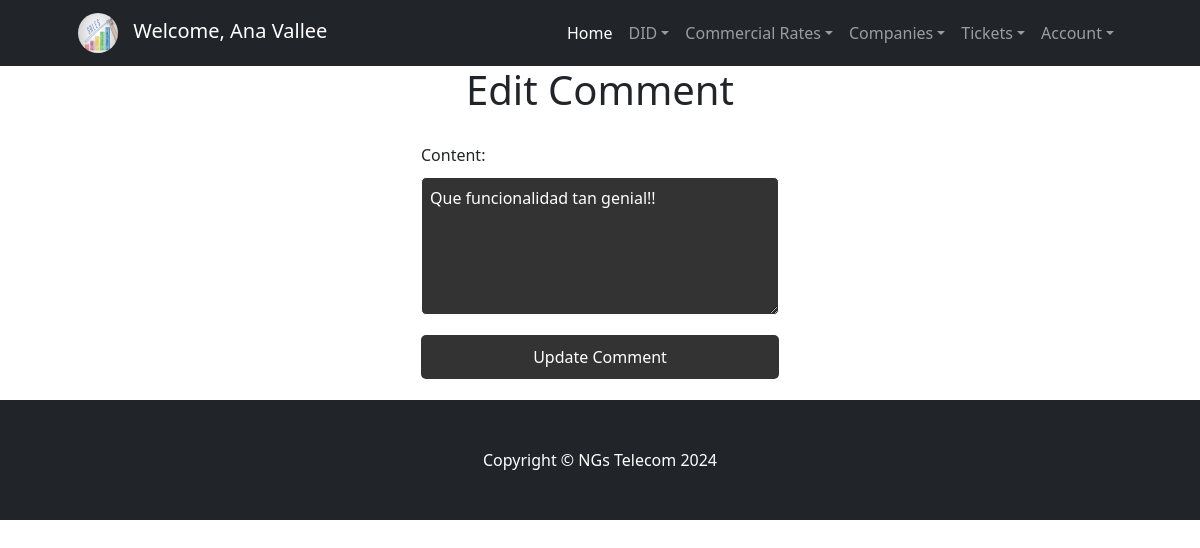
/DIDs/Comment/Edit/2/ (signed in), run on the app's committed database.
### accounts/models.py (models this page shows, shortened)
class CustomUser(AbstractUser):
    email = models.EmailField(unique=True)
    is_technical = models.BooleanField(default=False)
    is_commercial = models.BooleanField(default=False)
    avatar = models.ImageField(upload_to='avatars/', null=True, blank=True)  # Nuevo campo para el avatar
    USERNAME_FIELD = 'username'
    REQUIRED_FIELDS = ['email', 'first_name', 'last_name']

### DIDs/models.py (models this page shows, shortened)
class Comment(models.Model):
    ticket = models.ForeignKey(TroubleTicket, related_name='comments', on_delete=models.CASCADE)
    author = models.ForeignKey(User, on_delete=models.CASCADE)
    content = models.TextField()
    created_at = models.DateTimeField(auto_now_add=True)

### DIDs/views.py (the view, shortened to what this page needs)
# urls.py: path('Comment/Edit/<int:pk>/', EditCommentView.as_view(), name='edit_comment'),
@method_decorator(login_required, name='dispatch')
@method_decorator(technical_or_commercial_or_superuser_required, name='dispatch')
class EditCommentView(View):
    def get(self, request, pk):
        comment = get_object_or_404(Comment, pk=pk)
        return render(request, 'dids/CommentEdit.html', {'comment': comment})

### DIDs/templates/dids/CommentEdit.html (shortened to what this page needs)
<!DOCTYPE html>
<html lang="en">
<head>
</head>
<body>
    {% extends "dids/inicio.html" %} {% load static %}
    {% block contenidoQueCambia %}
    <h1>Edit Comment</h1>
    <form method="post">
        <label for="content">Content:</label>
        <textarea name="content" id="content" rows="5" required>{{ comment.content }}</textarea>
        <input type="submit" value="Update Comment">
    </form>
    {% endblock %}

### DIDs/templates/dids/inicio.html (shortened to what this page needs)
{% load static %}
<!DOCTYPE html>
<html lang="en">
<head>
    <link href="https://cdn.jsdelivr.net/npm/bootstrap-icons@1.4.1/font/bootstrap-icons.css" rel="stylesheet" />
    <link href="css/styles.css" rel="stylesheet" />
    <link href="{% static 'dids/css/styles.css' %}" rel="stylesheet" />
</head>
<body>
    <nav class="navbar navbar-expand-lg navbar-dark bg-dark">
        <div class="container px-lg-5">
            {% if user.is_authenticated %}
                <div class="navbar-brand">
                    {% if user.avatar %}
                        <img src="{{ user.avatar.url }}" alt="Avatar" class="avatar" style="border-radius: 50%; width: 40px; height: 40px; margin-right: 10px;">
                    {% else %}
                        <img src="{% static 'default-avatar.png' %}" alt="Avatar" class="avatar" style="border-radius: 50%; width: 40px; height: 40px; margin-right: 10px;">
                    {% endif %}
                    Welcome, {{ user.first_name }} {{ user.last_name }}
                </div>
            {% else %}
                <a class="navbar-brand" href="#!">NGs Telecom</a>
            {% endif %}
            <div class="collapse navbar-collapse" id="navbarSupportedContent">
                <ul class="navbar-nav ms-auto mb-2 mb-lg-0">
                    <li class="nav-item">
                        <a class="nav-link active" aria-current="page" href="{% url 'Inicio' %}">Home</a>
                    </li>
                    {% if user.is_authenticated %}
                        {% if user.is_technical %}
                            <li class="nav-item dropdown">
                                <a class="nav-link dropdown-toggle" href="#" id="navbarDropdownDID" role="button" data-bs-toggle="dropdown"
                                    aria-expanded="false">DID</a>
                                <ul class="dropdown-menu" aria-labelledby="navbarDropdownDID">
                                    <li><a class="dropdown-item" href="{% url 'RegDIDs' %}">New Number</a></li>
                                    <li><a class="dropdown-item" href="{% url 'BusDIDs' %}">Search Number</a></li>
                                    <li><a class="dropdown-item" href="{% url 'BusDIDsByCompany' %}">Edit Numbers</a></li>
                                </ul>
                            </li>
                            <li class="nav-item dropdown">
                                <a class="nav-link dropdown-toggle" href="#" id="navbarDropdownRates" role="button" data-bs-toggle="dropdown"
                                    aria-expanded="false">Commercial Rates</a>
                                <ul class="dropdown-menu" aria-labelledby="navbarDropdownRates">
                                    <li><a class="dropdown-item" href="{% url 'RegTar' %}">New Offer</a></li>
                                    <li><a class="dropdown-item" href="{% url 'BusTar' %}">Search Rate</a></li>
                                </ul>
                            </li>
                            <li class="nav-item dropdown">
                                <a class="nav-link dropdown-toggle" href="#" id="navbarDropdownCompanies" role="button" data-bs-toggle="dropdown"
                                    aria-expanded="false">Companies</a>
                                <ul class="dropdown-menu" aria-labelledby="navbarDropdownCompanies">
                                    <li><a class="dropdown-item" href="{% url 'RegComp' %}">New Company</a></li>
                                    <li><a class="dropdown-item" href="{% url 'BusComp' %}">Search Company</a></li>
                                </ul>
                            </li>
                        {% elif user.is_commercial %}
                            <li class="nav-item dropdown">
                                <a class="nav-link dropdown-toggle" href="#" id="navbarDropdownDID" role="button" data-bs-toggle="dropdown"
                                    aria-expanded="false">DID</a>
                            </li>
                            <li class="nav-item dropdown">
                                <a class="nav-link dropdown-toggle" href="#" id="navbarDropdownRates" role="button" data-bs-toggle="dropdown"
                                    aria-expanded="false">Commercial Rates</a>
                            </li>
                            <li class="nav-item dropdown">
                                <a class="nav-link dropdown-toggle" href="#" id="navbarDropdownCompanies" role="button" data-bs-toggle="dropdown"
                                    aria-expanded="false">Companies</a>
                            </li>
                        {% endif %}
                        <li class="nav-item dropdown">
                            <a class="nav-link dropdown-toggle" href="#" id="navbarDropdownTickets" role="button" data-bs-toggle="dropdown"
                                aria-expanded="false">Tickets</a>
                        </li>
                        <li class="nav-item dropdown">
                            <a class="nav-link dropdown-toggle" href="#" id="navbarDropdownAccount" role="button" data-bs-toggle="dropdown"
                                aria-expanded="false">Account</a>
                        </li>
                    {% else %}
                        <li class="nav-item">
                            <a class="nav-link" href="{% url 'Login' %}">Sign In</a>
                        </li>
                    {% endif %}
                </ul>
            </div>
        </div>
    </nav>
    {% block contenidoQueCambia %}{% endblock %}
<footer class="py-5 bg-dark">
    <div class="container">
        <p class="m-0 text-center text-white">Copyright &copy; NGs Telecom 2024</p>
    </div>
</footer>
</body>
</html>

### DIDs/templates/dids/CommentEdit.html (style rules this page uses)
body { background-color: black; color: white; font-family: Arial, sans-serif; }
form { max-width: 400px; margin: 0 auto; padding: 20px; border: 1px solid white; border-radius: 10px; }
h1 { text-align: center; }
label, input, textarea { display: block; width: 100%; margin-bottom: 10px; }
textarea { padding: 8px; border-radius: 5px; border: 1px solid white; background-color: #333; color: white; }
input[type="submit"] { padding: 10px 20px; border: none; border-radius: 5px; background-color: #333; color: white; cursor: pointer; margin-top: 20px; }

### data on the page
CustomUser: avatar (picture), first_name "Ana", last_name "Vallee"
Comment: content "Que funcionalidad tan genial!!"
